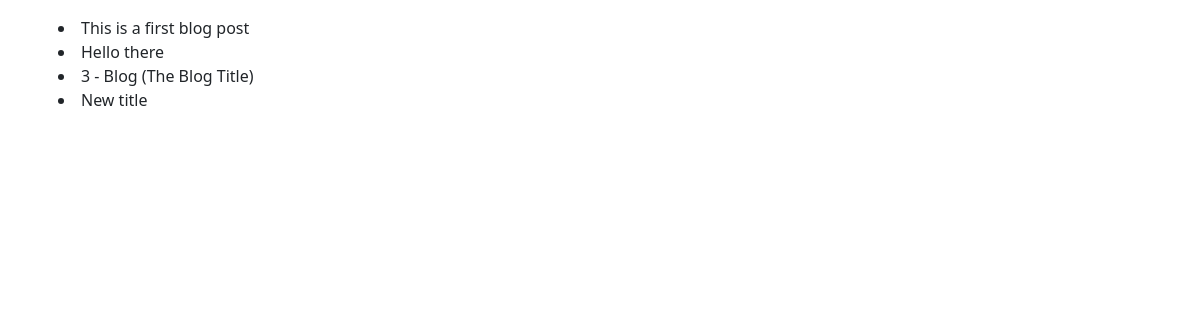
Page /blogpost/ on the earlier database version.
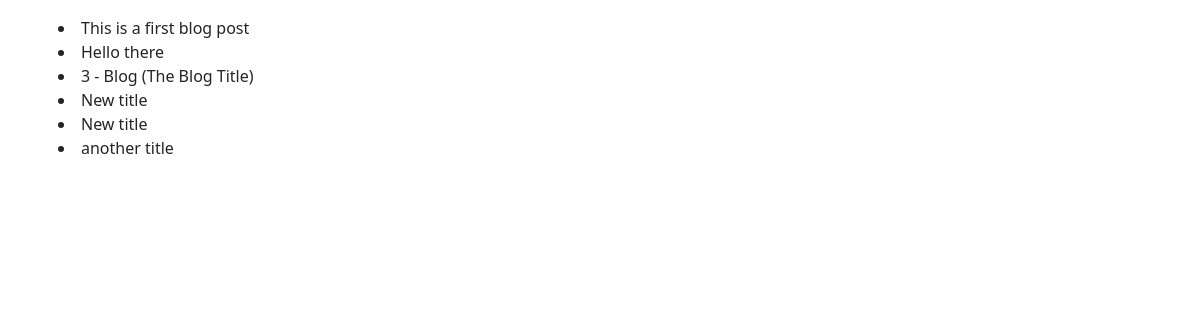
Same page on the later database version.
### blog/models.py (models this page shows)
class BlogPost(models.Model):
    title = models.CharField(max_length=120)
    slug = models.SlugField(null=True)
    content = models.TextField(null=False,  blank=False)

### blog/views.py (the view)
# urls.py: path('', blog_list_view),
def blog_list_view(request):
    obj = BlogPost.objects.all()
    template_name = "blog_list_view.html"
    context = {"blogs": obj}
    return render(request, template_name, context)

### templates/blog_list_view.html
{% extends 'base.html' %}
{% block content %}
<div class="container">
    <div class="row p-3">
        {% for blog in blogs %}
            <li>{{ blog.title }}</li>
        {% endfor %}
    </div>
</div>
{% endblock %}

### templates/base.html (shortened to what this page needs)
<!doctype html>
<html lang="en">
  <head>
    <link href="https://cdn.jsdelivr.net/npm/bootstrap@5.3.3/dist/css/bootstrap.min.css" rel="stylesheet">
  </head>
  <body>
    {% block content %}
    {% endblock %}
  </body>
</html>

Differences in the rows shown:
added BlogPost: title "New title"
added BlogPost: title "another title"
